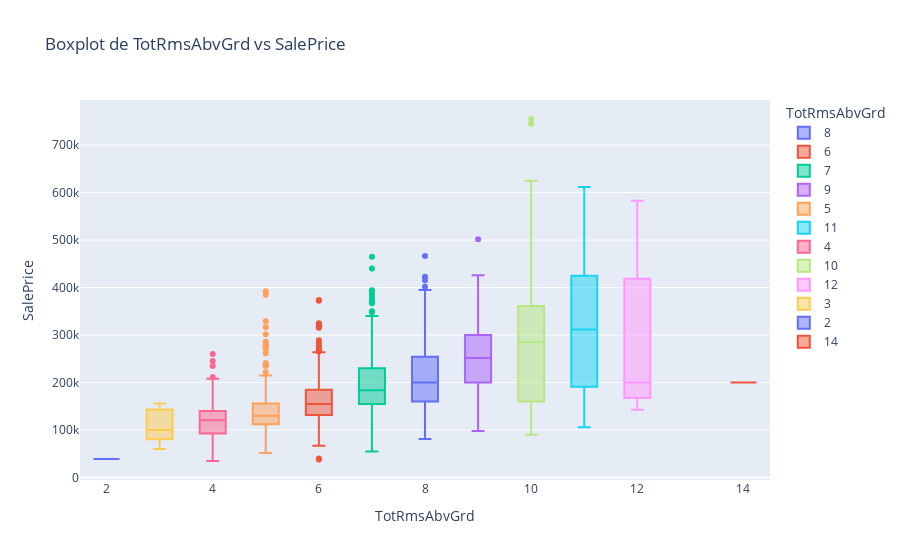

The notebook cell saved with this chart:
### Markdown cell above
### Relación entre TotRmsAbvGrd y SalePrice:

### Code cell
#TotRmsAbvGrd: Total rooms above grade (does not include bathrooms)
px.box(df_train,y="SalePrice", x="TotRmsAbvGrd", color="TotRmsAbvGrd", title="Boxplot de TotRmsAbvGrd vs SalePrice")

### Figure 1 — Plotly figure (JSON) as saved in the notebook; plotly's stock layout.template omitted (floating-point values rounded to 4 significant figures; data arrays with more than 128 entries replaced by an {"elided": "..."} marker saying what was removed)
{"data": [{"alignmentgroup": "True", "hovertemplate": "TotRmsAbvGrd=%{x}<br>SalePrice=%{y}<extra></extra>", "legendgroup": "8", "marker": {"color": "#636efa"}, "name": "8", "notched": false, "offsetgroup": "8", "orientation": "v", "showlegend": true, "type": "box", "x": {"elided": "187 int values"}, "x0": " ", "xaxis": "x", "y": {"elided": "187 int values"}, "y0": " ", "yaxis": "y"}, {"alignmentgroup": "True", "hovertemplate": "TotRmsAbvGrd=%{x}<br>SalePrice=%{y}<extra></extra>", "legendgroup": "6", "marker": {"color": "#EF553B"}, "name": "6", "notched": false, "offsetgroup": "6", "orientation": "v", "showlegend": true, "type": "box", "x": {"elided": "402 int values"}, "x0": " ", "xaxis": "x", "y": {"elided": "402 int values"}, "y0": " ", "yaxis": "y"}, {"alignmentgroup": "True", "hovertemplate": "TotRmsAbvGrd=%{x}<br>SalePrice=%{y}<extra></extra>", "legendgroup": "7", "marker": {"color": "#00cc96"}, "name": "7", "notched": false, "offsetgroup": "7", "orientation": "v", "showlegend": true, "type": "box", "x": {"elided": "329 int values"}, "x0": " ", "xaxis": "x", "y": {"elided": "329 int values"}, "y0": " ", "yaxis": "y"}, {"alignmentgroup": "True", "hovertemplate": "TotRmsAbvGrd=%{x}<br>SalePrice=%{y}<extra></extra>", "legendgroup": "9", "marker": {"color": "#ab63fa"}, "name": "9", "notched": false, "offsetgroup": "9", "orientation": "v", "showlegend": true, "type": "box", "x": [9, 9, 9, 9, 9, 9, 9, 9, 9, 9, 9, 9, 9, 9, 9, 9, 9, 9, 9, 9, 9, 9, 9, 9, 9, 9, 9, 9, 9, 9, 9, 9, 9, 9, 9, 9, 9, 9, 9, 9, 9, 9, 9, 9, 9, 9, 9, 9, 9, 9, 9, 9, 9, 9, 9, 9, 9, 9, 9, 9, 9, 9, 9, 9, 9, 9, 9, 9, 9, 9, 9, 9, 9, 9, 9], "x0": " ", "xaxis": "x", "y": [250000, 325300, 309000, 140000, 317000, 260000, 133900, 250000, 259500, 171000, 320000, 501837, 200100, 290000, 403000, 137000, 290000, 135900, 235000, 267000, 260000, 342643, 202900, 240000, 426000, 280000, 228000, 380000, 402861, 234000, 200624, 229000, 268000, 325000, 314813, 240000, 135000, 345000, 335000, 341000, 110000, 98000, 290000, 395000, 128000, 187500, 250000, 145900, 176000, 242000, 270000, 255900, 278000, 115000, 165000, 252000, 325000, 274725, 197500, 239000, 285000, 219210, 214000, 138887, 294000, 122000, 225000, 302000, 206900, 177000, 262500, 410000, 250000, 281213, 266500], "y0": " ", "yaxis": "y"}, {"alignmentgroup": "True", "hovertemplate": "TotRmsAbvGrd=%{x}<br>SalePrice=%{y}<extra></extra>", "legendgroup": "5", "marker": {"color": "#FFA15A"}, "name": "5", "notched": false, "offsetgroup": "5", "orientation": "v", "showlegend": true, "type": "box", "x": {"elided": "275 int values"}, "x0": " ", "xaxis": "x", "y": {"elided": "275 int values"}, "y0": " ", "yaxis": "y"}, {"alignmentgroup": "True", "hovertemplate": "TotRmsAbvGrd=%{x}<br>SalePrice=%{y}<extra></extra>", "legendgroup": "11", "marker": {"color": "#19d3f3"}, "name": "11", "notched": false, "offsetgroup": "11", "orientation": "v", "showlegend": true, "type": "box", "x": [11, 11, 11, 11, 11, 11, 11, 11, 11, 11, 11, 11, 11, 11, 11, 11, 11, 11], "x0": " ", "xaxis": "x", "y": [345000, 320000, 242000, 184750, 446261, 325000, 299800, 485000, 106000, 303477, 611657, 272000, 556581, 424870, 381000, 107500, 122500, 191000], "y0": " ", "yaxis": "y"}, {"alignmentgroup": "True", "hovertemplate": "TotRmsAbvGrd=%{x}<br>SalePrice=%{y}<extra></extra>", "legendgroup": "4", "marker": {"color": "#FF6692"}, "name": "4", "notched": false, "offsetgroup": "4", "orientation": "v", "showlegend": true, "type": "box", "x": [4, 4, 4, 4, 4, 4, 4, 4, 4, 4, 4, 4, 4, 4, 4, 4, 4, 4, 4, 4, 4, 4, 4, 4, 4, 4, 4, 4, 4, 4, 4, 4, 4, 4, 4, 4, 4, 4, 4, 4, 4, 4, 4, 4, 4, 4, 4, 4, 4, 4, 4, 4, 4, 4, 4, 4, 4, 4, 4, 4, 4, 4, 4, 4, 4, 4, 4, 4, 4, 4, 4, 4, 4, 4, 4, 4, 4, 4, 4, 4, 4, 4, 4, 4, 4, 4, 4, 4, 4, 4, 4, 4, 4, 4, 4, 4, 4], "x0": " ", "xaxis": "x", "y": [144000, 68500, 124900, 80000, 129500, 135750, 164500, 109900, 180000, 100000, 235000, 103200, 97000, 110500, 97000, 73000, 120500, 141000, 82500, 82000, 85000, 125000, 61000, 100000, 245500, 108000, 113000, 85400, 119000, 90350, 212000, 115000, 91300, 34900, 208300, 132000, 133000, 125000, 140000, 135960, 120000, 137000, 79500, 138000, 140000, 151000, 105500, 168500, 144000, 60000, 85000, 148800, 108480, 89000, 135000, 165500, 107900, 110000, 144500, 55993, 137000, 93000, 147400, 151000, 128000, 110000, 173733, 35311, 127500, 116500, 85500, 199900, 82000, 86000, 85000, 187500, 135000, 197000, 160000, 129000, 117000, 118000, 140000, 139000, 124000, 113000, 99900, 260000, 72500, 52500, 134900, 144152, 144000, 91000, 127500, 119000, 121000], "y0": " ", "yaxis": "y"}, {"alignmentgroup": "True", "hovertemplate": "TotRmsAbvGrd=%{x}<br>SalePrice=%{y}<extra></extra>", "legendgroup": "10", "marker": {"color": "#B6E880"}, "name": "10", "notched": false, "offsetgroup": "10", "orientation": "v", "showlegend": true, "type": "box", "x": [10, 10, 10, 10, 10, 10, 10, 10, 10, 10, 10, 10, 10, 10, 10, 10, 10, 10, 10, 10, 10, 10, 10, 10, 10, 10, 10, 10, 10, 10, 10, 10, 10, 10, 10, 10, 10, 10, 10, 10, 10, 10, 10, 10, 10, 10, 10], "x0": " ", "xaxis": "x", "y": [438780, 383970, 125000, 412500, 315000, 276000, 295000, 260000, 354000, 214500, 119000, 437154, 258000, 239000, 555000, 199900, 160000, 430000, 124500, 142600, 451950, 359100, 305000, 755000, 361919, 144000, 141000, 240000, 350000, 118500, 285000, 244400, 287000, 160000, 310000, 262280, 335000, 90000, 151400, 625000, 745000, 378500, 137000, 169000, 333168, 136000, 310000], "y0": " ", "yaxis": "y"}, {"alignmentgroup": "True", "hovertemplate": "TotRmsAbvGrd=%{x}<br>SalePrice=%{y}<extra></extra>", "legendgroup": "12", "marker": {"color": "#FF97FF"}, "name": "12", "notched": false, "offsetgroup": "12", "orientation": "v", "showlegend": true, "type": "box", "x": [12, 12, 12, 12, 12, 12, 12, 12, 12, 12, 12], "x0": " ", "xaxis": "x", "y": [475000, 538000, 582933, 142953, 154300, 197000, 200500, 190000, 160000, 200000, 250000], "y0": " ", "yaxis": "y"}, {"alignmentgroup": "True", "hovertemplate": "TotRmsAbvGrd=%{x}<br>SalePrice=%{y}<extra></extra>", "legendgroup": "3", "marker": {"color": "#FECB52"}, "name": "3", "notched": false, "offsetgroup": "3", "orientation": "v", "showlegend": true, "type": "box", "x": [3, 3, 3, 3, 3, 3, 3, 3, 3, 3, 3, 3, 3, 3, 3, 3, 3], "x0": " ", "xaxis": "x", "y": [149000, 81000, 86000, 75500, 84500, 141000, 143000, 131500, 80000, 155900, 60000, 145000, 80500, 100000, 136500, 149300, 92000], "y0": " ", "yaxis": "y"}, {"alignmentgroup": "True", "hovertemplate": "TotRmsAbvGrd=%{x}<br>SalePrice=%{y}<extra></extra>", "legendgroup": "2", "marker": {"color": "#636efa"}, "name": "2", "notched": false, "offsetgroup": "2", "orientation": "v", "showlegend": true, "type": "box", "x": [2], "x0": " ", "xaxis": "x", "y": [39300], "y0": " ", "yaxis": "y"}, {"alignmentgroup": "True", "hovertemplate": "TotRmsAbvGrd=%{x}<br>SalePrice=%{y}<extra></extra>", "legendgroup": "14", "marker": {"color": "#EF553B"}, "name": "14", "notched": false, "offsetgroup": "14", "orientation": "v", "showlegend": true, "type": "box", "x": [14], "x0": " ", "xaxis": "x", "y": [200000], "y0": " ", "yaxis": "y"}], "layout": {"boxmode": "overlay", "legend": {"title": {"text": "TotRmsAbvGrd"}, "tracegroupgap": 0}, "title": {"text": "Boxplot de TotRmsAbvGrd vs SalePrice"}, "xaxis": {"anchor": "y", "categoryarray": [8, 6, 7, 9, 5, 11, 4, 10, 12, 3, 2, 14], "categoryorder": "array", "domain": [0, 1], "title": {"text": "TotRmsAbvGrd"}}, "yaxis": {"anchor": "x", "domain": [0, 1], "title": {"text": "SalePrice"}}}}
